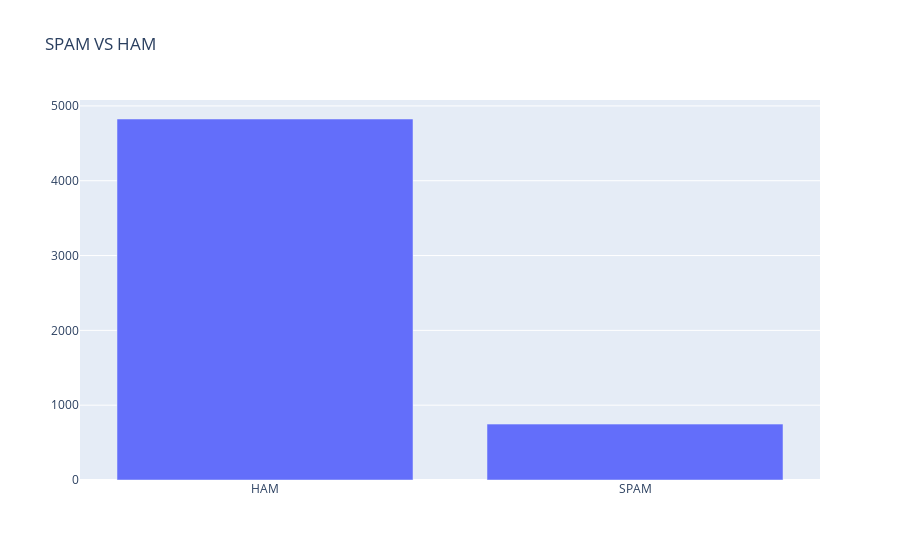
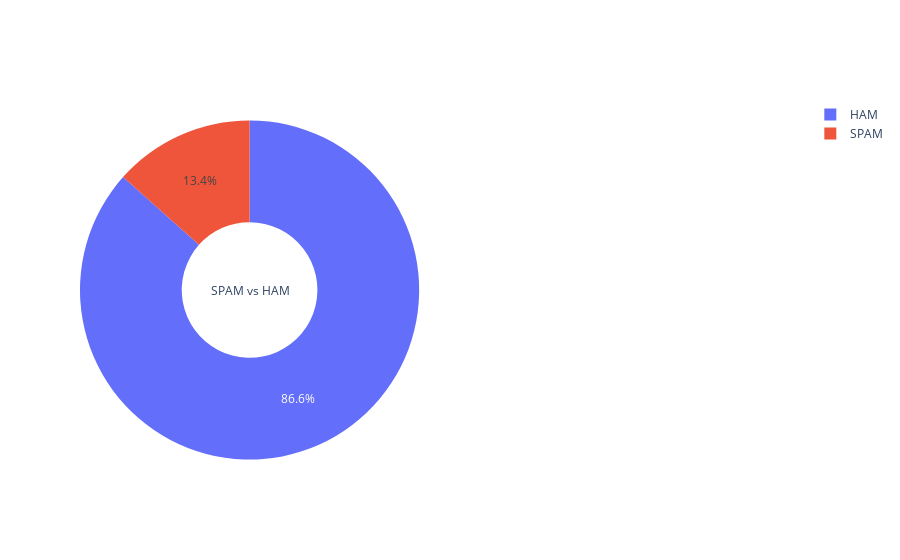

Notebook code cell kept with these figures, in order:
### Markdown cell above
Let us Visualize our data,I have used Plotly

### Code cell
import plotly
from plotly.offline import plot,iplot
import plotly.graph_objs as go
import plotly.figure_factory as ff
count_spam=pd.value_counts(dataset["v1"])
k=['HAM','SPAM']
data1 = go.Bar(
   x= k,
   y=count_spam,
   
)
layout = go.Layout(
   {
      "title":"SPAM VS HAM"
   }
)
fig = go.Figure(data = data1, layout = layout)
iplot(fig)
data1 = {
   "values": count_spam,
   "labels":["HAM","SPAM"],
   "hole": .4,
   "type": "pie"
}
layout = go.Layout(
   {
      
      "grid": {"rows": 1, "columns": 2},
      "annotations": [
         {
            "font": {
               "size": 12
            },
            "showarrow": False,
            "text": "SPAM vs HAM",
            "x": 0.18,
            "y": 0.5
         },
      ]
   }
)
fig = go.Figure(data = data1, layout = layout)
iplot(fig)

### Figure 1 — Plotly figure (JSON) as saved in the notebook; plotly's stock layout.template omitted (floating-point values rounded to 4 significant figures)
{"data": [{"type": "bar", "x": ["HAM", "SPAM"], "y": [4825, 747]}], "layout": {"title": {"text": "SPAM VS HAM"}}}

### Figure 2 — Plotly figure (JSON) as saved in the notebook; plotly's stock layout.template omitted (floating-point values rounded to 4 significant figures)
{"data": [{"hole": 0.4, "labels": ["HAM", "SPAM"], "type": "pie", "values": [4825, 747]}], "layout": {"annotations": [{"font": {"size": 12}, "showarrow": false, "text": "SPAM vs HAM", "x": 0.18, "y": 0.5}], "grid": {"columns": 2, "rows": 1}}}
